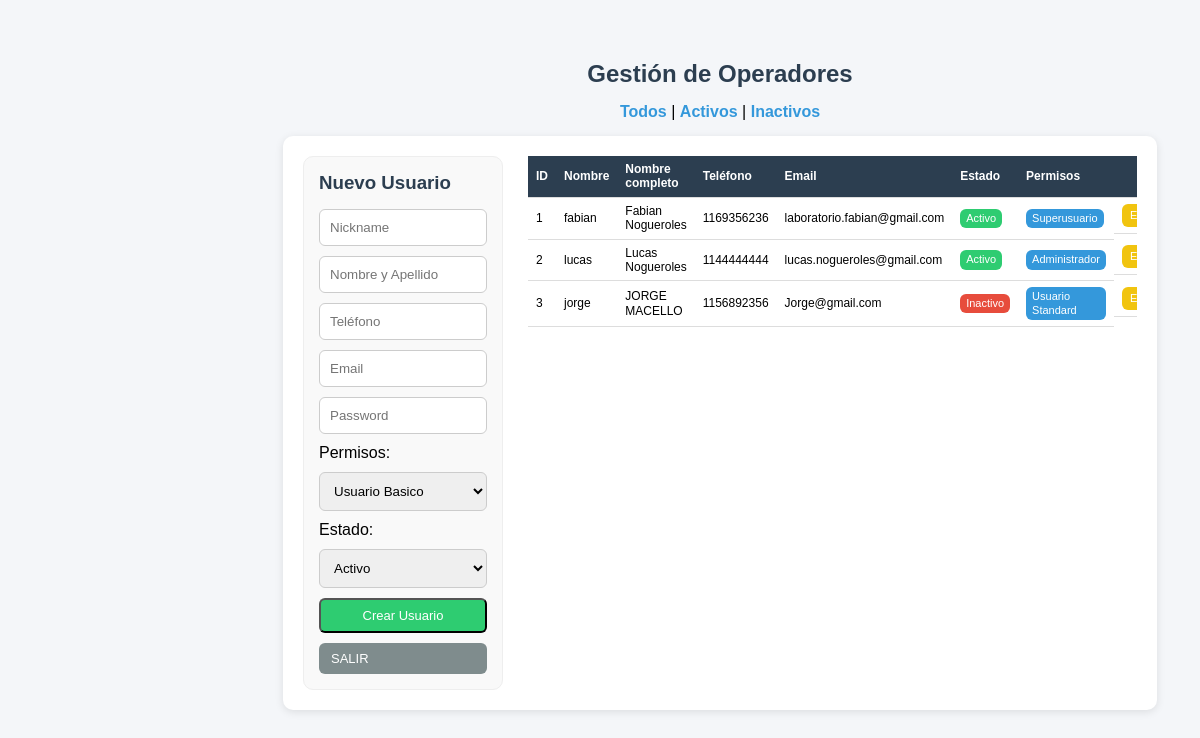
Page /php/00_administracion/operadores/listado.php (signed in) on the committed database.
### tables this page shows
CREATE TABLE `usuarios` (
  `id` int(4) NOT NULL,
  `nombre` varchar(50) NOT NULL,
  `telefono` int(10) NOT NULL,
  `email` varchar(50) NOT NULL,
  `password` varchar(100) NOT NULL,
  `permisos` varchar(15) NOT NULL,
  `estado` varchar(15) NOT NULL,
  `nom_apellido` varchar(50) NOT NULL
);

### funciones/funciones.php (called while the page is built, shortened)
<?php
function conexion()
{
    $host = 'localhost';
    $db   = 'app_viajes';
    $user = 'root';
    $pass = 'belgrado';
    try {
        $dsn = "mysql:host=$host;dbname=$db;charset=utf8mb4";
        $conn = new PDO($dsn, $user, $pass, [
            PDO::ATTR_ERRMODE => PDO::ERRMODE_EXCEPTION,
            PDO::ATTR_DEFAULT_FETCH_MODE => PDO::FETCH_ASSOC,
            PDO::MYSQL_ATTR_INIT_COMMAND => "SET NAMES utf8mb4"
        ]);
        return $conn;
    } catch (PDOException $e) {
        echo "Error de conexión: " . $e->getMessage();
    }
}
function obtenerUsuarios()
{
    $db = conexion();
    return $db->query("SELECT * FROM usuarios ORDER BY id")->fetchAll();
}
?>

### php/00_administracion/operadores/listado.php (the view, shortened to what this page needs)
<?php
include_once "../../../funciones/funciones.php";
$usuario_a_editar = null;
$mapPermisos = [
    0 => 'Superusuario',
    1 => 'Usuario Experto',
    2 => 'Usuario Standard',
    3 => 'Administrador'
];
$usuarios = obtenerUsuarios();
?>
<!DOCTYPE html>
<html lang="es">
<head>
    <link rel="stylesheet" href="../../../css/estilos.css">
</head>
<body>
    <div class="main-content">
        <div class="container">
            <h2 class="text-center">Gestión de Operadores</h2>
            <div class="filtros">
                <a href="listado.php">Todos</a> |
                <a href="?estado=activo">Activos</a> |
                <a href="?estado=suspendido">Inactivos</a>
            </div>
            <div class="card operadores-layout">
                <div class="col-form">
                    <h3><?php echo $usuario_a_editar ? "Editar Usuario" : "Nuevo Usuario"; ?></h3>
                    <form method="POST">
                        <input type="text" name="nombre" placeholder="Nickname"
                            value="<?php echo $usuario_a_editar['nombre'] ?? ''; ?>" required>
                        <input type="text" name="nom_apellido" placeholder="Nombre y Apellido"
                            value="<?php echo $usuario_a_editar['nom_apellido'] ?? ''; ?>" required>
                        <input type="text" name="telefono" placeholder="Teléfono"
                            value="<?php echo $usuario_a_editar['telefono'] ?? ''; ?>">
                        <input type="email" name="email" placeholder="Email"
                            value="<?php echo $usuario_a_editar['email'] ?? ''; ?>" required>
                        <?php if (!$usuario_a_editar): ?>
                            <input type="password" name="password" placeholder="Password" required>
                            <label>Permisos:</label>
                            <select name="permisos">
                                <option value="2" selected>Usuario Basico</option>
                            </select>
                            <label>Estado:</label>
                            <select name="estado">
                                <option value="activo" selected>Activo</option>
                            </select>
                        <?php endif; ?>
                        <button type="submit" name="guardar" class="btn btn-success">
                            <?php echo $usuario_a_editar ? "Actualizar" : "Crear Usuario"; ?>
                        </button>
                        <a href="../menu_admin.php" class="btn btn-gray">SALIR</a>
                    </form>
                </div>
                <div class="col-tabla">
                    <table class="table">
                        <thead>
                            <tr>
                                <th>ID</th>
                                <th>Nombre</th>
                                <th>Nombre completo</th>
                                <th>Teléfono</th>
                                <th>Email</th>
                                <th>Estado</th>
                                <th>Permisos</th>
                                <th></th>
                            </tr>
                        </thead>
                        <tbody>
                            <?php if (count($usuarios) > 0): ?>
                                <?php foreach ($usuarios as $u): ?>
                                    <tr>
                                        <td><?php echo $u['id']; ?></td>
                                        <td><?php echo htmlspecialchars($u['nombre']); ?></td>
                                        <td><?php echo htmlspecialchars($u['nom_apellido']); ?></td>
                                        <td><?php echo htmlspecialchars($u['telefono']); ?></td>
                                        <td><?php echo htmlspecialchars($u['email']); ?></td>
                                        <td>
                                            <?php if ($u['estado'] == 'activo'): ?>
                                                <span class="badge badge-success">Activo</span>
                                            <?php else: ?>
                                                <span class="badge badge-danger">Inactivo</span>
                                            <?php endif; ?>
                                        </td>
                                        <td>
                                            <span class="badge badge-primary">
                                                <?php echo $mapPermisos[$u['permisos']] ?? 'Desconocido'; ?>
                                            </span>
                                        </td>
                                        <td>
                                            <a href="editar_operador.php?id=<?php echo $u['id']; ?>" class="btn btn-warning">
                                                Editar
                                            </a>
                                        </td>
                                    </tr>
                                <?php endforeach; ?>
                            <?php else: ?>
                                <tr>
                                    <td colspan="7">No hay usuarios.</td>
                                </tr>
                            <?php endif; ?>
                        </tbody>
                    </table>
                </div>
            </div>
        </div>
    </div>
</body>
</html>

### css/estilos.css (style rules this page uses)
:root { --primary: #3498db; --success: #2ecc71; --warning: #f1c40f; --danger: #e74c3c; --dark: #2c3e50; --gray: #7f8c8d; --bg: #f4f6f9; }
* { margin: 0; padding: 0; box-sizing: border-box; }
body { font-family: Arial, sans-serif; background: var(--bg); }
.container { width: 95%; max-width: 1200px; margin: 30px auto; }
h2, h3 { margin-bottom: 15px; color: var(--dark); }
.text-center { text-align: center; }
.card { background: #fff; padding: 20px; border-radius: 10px; box-shadow: 0 2px 8px rgba(0,0,0,0.1); }
.filtros { text-align: center; margin-bottom: 15px; }
.filtros a { color: var(--primary); font-weight: bold; text-decoration: none; }
.btn { display: inline-block; padding: 8px 12px; border-radius: 6px; text-decoration: none; color: #fff; font-size: 13px; }
.btn-success { background: var(--success); }
.btn-warning { background: var(--warning); }
.btn-gray { background: var(--gray); }
form { display: flex; flex-direction: column; gap: 10px; }
input, select { padding: 10px; border-radius: 6px; border: 1px solid #ccc; }
.table { width: 100%; border-collapse: collapse; }
.table thead { background: var(--dark); color: white; }
.table th, .table td { padding: 10px; border-bottom: 1px solid #ddd; }
.badge { padding: 5px 8px; border-radius: 6px; color: #fff; font-size: 12px; }
.badge-success { background: var(--success); }
.badge-danger { background: var(--danger); }
.badge-primary { background: var(--primary); }
.operadores-layout { display: grid; grid-template-columns: 200px 1fr !important; gap: 25px; align-items: start; }
.col-form { background: #fafafa; padding: 15px; border-radius: 8px; border: 1px solid #eee; position: sticky; top: 20px; }
.col-tabla { overflow-x: auto; }
.main-content { margin-left: 240px; padding: 20px; }
.container { max-width: 1200px; margin: 40px auto; }
.operadores-layout { display: grid; grid-template-columns: 320px 1fr; gap: 25px; align-items: start; }
.col-form { background: #f9f9f9; padding: 15px; border-radius: 10px; }
.col-tabla { width: 100%; }
.table th, .table td { padding: 10px; text-align: left; }
.table td:last-child { display: flex; gap: 5px; justify-content: center; align-items: center; }
.badge { display: inline-block; padding: 5px 8px; border-radius: 6px; font-size: 12px; }
.table { font-size: 12px; }
.table th, .table td { padding: 6px 8px; line-height: 1.2; }
.table .btn { font-size: 11px; padding: 5px 8px; }
.table .badge { font-size: 11px; padding: 3px 6px; }

### rows in the picture
usuarios: id "1", nombre "fabian", nom_apellido "Fabian Nogueroles", telefono "1169356236", email "laboratorio.fabian@gmail.com", estado "Activo", permisos "Superusuario"
usuarios: id "2", nombre "lucas", nom_apellido "Lucas Nogueroles", telefono "1144444444", email "lucas.nogueroles@gmail.com", estado "Activo", permisos "Administrador"
usuarios: id "3", nombre "jorge", nom_apellido "JORGE MACELLO", telefono "1156892356", email "Jorge@gmail.com", estado "Inactivo", permisos "Usuario Standard"
